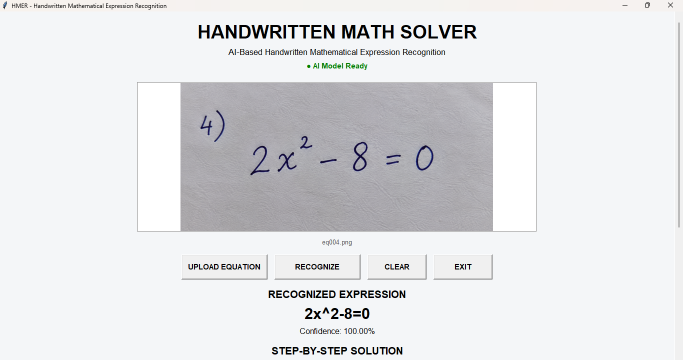
#> input picture scee.png, 1366 x 720 px (shown at 1/2 size)
$ python -i 'Handwritten Mathematical Expression Recognition.py'   (imports and definitions only)
#> lines starting #> are read from the running program, lines starting #| are printed output that depends on the picture; after the words box and inside, x2 and y2 are one past the last pixel; in counts of white or black regions, pixels touching at a corner belong together
import tensorflow
import cv2
import numpy
import pandas
import matplotlib
import sklearn
from PIL import Image
import tkinter


IMAGE_WIDTH = 128
IMAGE_HEIGHT = 128
CHANNELS = 1

BATCH_SIZE = 16
EPOCHS = 30

LEARNING_RATE = 0.001

MAX_SEQUENCE_LENGTH = 100

MODEL_PATH = "models/hmer_model.keras"

DATASET_PATH = "dataset"

IMAGE_PATH = "dataset/images"

LABEL_FILE = "dataset/labels.csv"

VOCAB_FILE = "dataset/vocabulary.json"

RESULTS_PATH = "results"


# Image acquisition


import cv2


# [37 lines left out: function start_camera, not called in this run]


# [3 lines not run here, left out]


#     Image preprocessing

# Now we move into the most important ECE part: digital image processing.


import cv2
import numpy as np

from config import (
    IMAGE_WIDTH,
    IMAGE_HEIGHT
)


# [100 lines left out: functions read_image, convert_to_grayscale, remove_noise, threshold_image, resize_image, normalize_image and 1 more, not called in this run]


# Test preprocessing


def preprocess_image(image_path):

#> called with image_path = 'scee.png'
    original = cv2.imread(image_path)
#> original is the input picture: shape (720, 1366, 3); mean B, G, R 229.3, 227, 226

    if original is None:
        raise FileNotFoundError(
            f"Image not found: {image_path}"
        )

    gray = cv2.cvtColor(
        original,
        cv2.COLOR_BGR2GRAY
    )

    _, binary = cv2.threshold(
        gray,
        127,
        255,
        cv2.THRESH_BINARY
    )
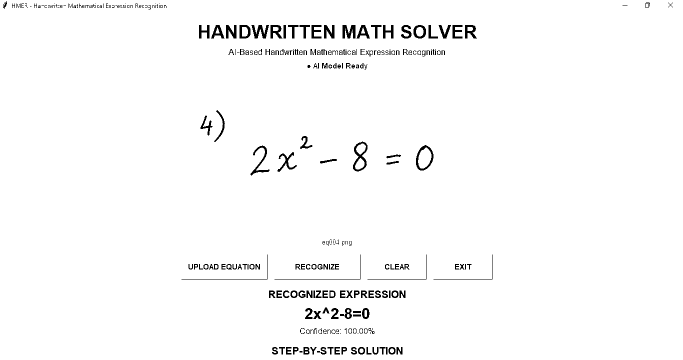
#> binary: shape (720, 1366) (shown at 1/2 size); 97.9% white; 293 black regions (99 under 20 px), largest, box (x1, y1, x2, y2) and area: (706, 283, 735, 343) 607, (832, 290, 867, 341) 509, (685, 50, 711, 77) 493

    normalized = cv2.resize(
        binary,
        (224, 224)
    )
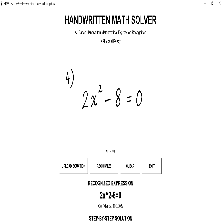
#> normalized: shape (224, 224); min 0, max 255, mean 249.7

    return (
        original,
        gray,
        binary,
        normalized
    )


# preprocessing/segmentation.py


import cv2


# [29 lines left out: function find_components, not called in this run]


# training/prepare_dataset


import json
import pandas as pd

from config import (
    LABEL_FILE,
    VOCAB_FILE
)


SPECIAL_TOKENS = [
    "<PAD>",
    "<START>",
    "<END>",
    "<UNK>"
]


# [117 lines left out: functions tokenize, build_vocabulary, main, not called in this run]


# [3 lines not run here, left out]


    # model/cnn_encoder


import tensorflow as tf

layers = tf.keras.layers


# [60 lines left out: function build_cnn_encoder, not called in this run]


#  sequence_model


import tensorflow as tf

layers = tf.keras.layers


# [28 lines left out: function build_sequence_model, not called in this run]

>>> result = preprocess_image('scee.png')
